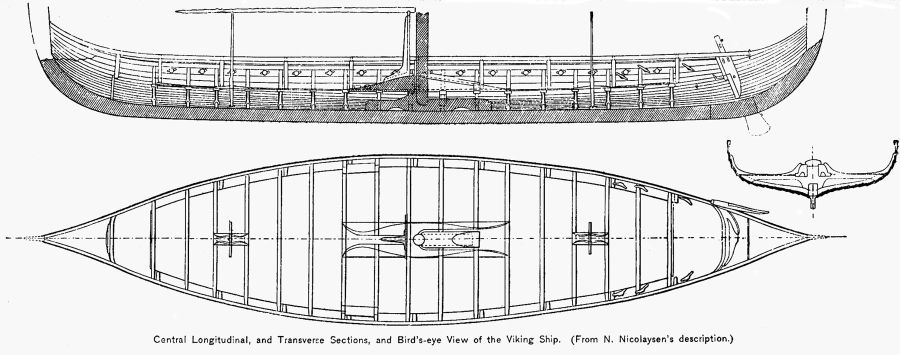
#> input picture .boat-ref/schematic.png, 1800 x 709 px, found by its file name (shown at 1/2 size)
$ python extract.py
#> lines starting #> are read from the running program, lines starting #| are printed output that depends on the picture; after the words box and inside, x2 and y2 are one past the last pixel; in counts of white or black regions, pixels touching at a corner belong together
"""Tier-2 algorithmic trace of Gokstad orthographic drawings -> normalized curves.

Sources:
  schematic.png        : longitudinal section (side view, top) + bird's-eye (plan, bottom)
  gokstad_section.jpg  : diagrammatic midship transverse section

Outputs:
  out/curves.json      : normalized sheer/keel/half-breadth/section-profile
  out/trace-debug.png  : traced curves overlaid on the source crops
"""
import json
import numpy as np
from PIL import Image, ImageDraw
from scipy import ndimage

BOAT = "/mnt/e/Development/Projects/Terrace/.boat-ref/"
OUT = BOAT + "out/"

# --- source geometry, measured from the images (see report) --------------------
SIDE_BAND = (0, 262)      # rows of schematic.png holding the longitudinal section
PLAN_BAND = (263, 662)    # rows holding the bird's-eye view
INK = 160                 # 8-bit threshold: below this is ink
MAX_SLOPE_PX = 8          # px of vertical travel allowed per column while walking
                          # an outline; the steepest real slope (bow sheer) is
                          # ~0.6 px/col, so this rejects masts/rudder without
                          # clipping any genuine part of the curve.
SHEER_LIFT_PX = 40        # how far above the hull body's own top edge we will
                          # look for the sheer strake. The strakes above the
                          # main hull body are drawn as their own hatched bands
                          # separated by hairline gaps, so they land in separate
                          # connected components; 40 px is ~18% of the drawing's
                          # hull depth (226 px) - enough to bridge those bands,
                          # far short of the mast tops and yard (~90 px above).
SPIKE_MEDIAN_PX = 41      # rolling-median width used to kill mast spikes, which
                          # are <=8 px wide in this drawing.
SHEER_CLOSE_PX = 91       # grey-closing width applied to the sheer curve. It
                          # deletes narrow upward excursions - the mast-partner
                          # block (~60 px) and the steering-oar bracket (~35 px)
                          # - while leaving the monotonic bow/stern rise intact,
                          # since closing is idempotent on a monotonic signal.


def biggest_component(mask):
    lab, n = ndimage.label(mask, np.ones((3, 3), int))
    sizes = ndimage.sum(mask, lab, range(1, n + 1))
    return lab == (int(np.argmax(sizes)) + 1)


def column_runs(mask, x):
    """Vertical dark runs in column x as (top, bottom) pairs."""
    ys = np.where(mask[:, x])[0]
    if len(ys) == 0:
        return []
    breaks = np.where(np.diff(ys) > 1)[0]
    starts = np.concatenate(([0], breaks + 1))
    ends = np.concatenate((breaks, [len(ys) - 1]))
    return [(int(ys[s]), int(ys[e])) for s, e in zip(starts, ends)]


def walk_edge(mask, x_lo, x_hi, x_seed, edge):
    """Follow one continuous outline edge ('top' or 'bot') across the columns.

    At each step we take, of all dark runs in the column, the boundary pixel
    closest to the previous column's value, preferring candidates within
    MAX_SLOPE_PX. This tracks a continuous curve and steps over detached
    clutter (mast, yard, rudder) that a naive per-column min/max would grab.
    """
    val = np.full(mask.shape[1], np.nan)

    def pick(x, prev):
        runs = column_runs(mask, x)
        if not runs:
            return None
        cands = [r[0] if edge == "top" else r[1] for r in runs]
        near = [c for c in cands if abs(c - prev) <= MAX_SLOPE_PX]
        pool = near if near else cands
        # among admissible candidates take the extreme one (highest/lowest),
        # so we hug the true outline rather than an interior stroke.
        return min(pool) if edge == "top" else max(pool)

    runs = column_runs(mask, x_seed)
    val[x_seed] = runs[0][0] if edge == "top" else runs[-1][1]
    for x in range(x_seed + 1, x_hi + 1):
        p = pick(x, val[x - 1])
        val[x] = val[x - 1] if p is None else p
    for x in range(x_seed - 1, x_lo - 1, -1):
        p = pick(x, val[x + 1])
        val[x] = val[x + 1] if p is None else p
    return val


def rolling_median(a, k):
    pad = np.pad(np.asarray(a, float), k // 2, mode="edge")
    return np.median(np.lib.stride_tricks.sliding_window_view(pad, k), axis=-1)


def smooth(a, k=9):
    ker = np.ones(k) / k
    return np.convolve(np.pad(a, k // 2, mode="edge"), ker, mode="valid")


# --- side view: sheer + keel ---------------------------------------------------
img = np.array(Image.open(BOAT + "schematic.png"))
#> img is the input picture: shape (709, 1800); min 0, max 255, mean 224
ink = img < INK
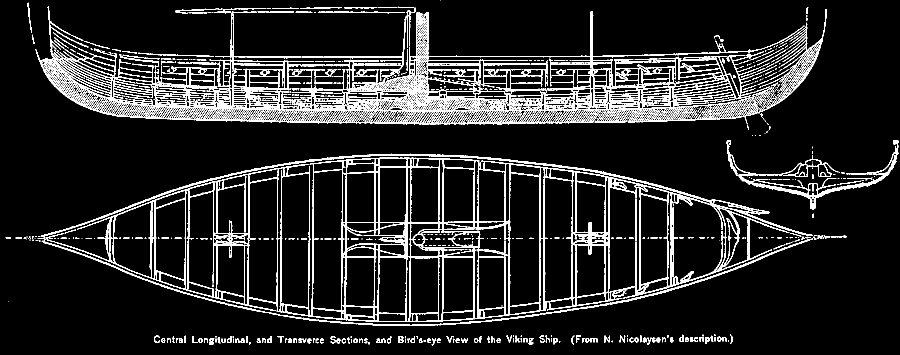
#> ink: shape (709, 1800) bool (shown at 1/2 size); 11.7% white in thin lines or dots

side_all = ink[SIDE_BAND[0]:SIDE_BAND[1]]
#> side_all: shape (262, 1800) bool; 17.5% white in thin lines or dots, all inside (x1, y1, x2, y2) = (55, 0, 1654, 261)
side = biggest_component(side_all)
#> in biggest_component, `lab, n = ndimage.label(mask, np.ones((3, 3), int))`:
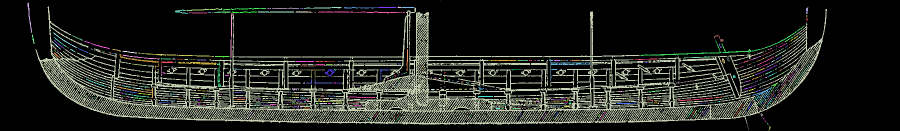
#> lab: shape (262, 1800) int32 (shown at 1/2 size); 470 distinct labels, from 0 to 469; one colour per label, 0 black
#> in biggest_component, `lab, n = ndimage.label(mask, np.ones((3, 3), int))`: n = 469
#> in biggest_component, `sizes = ndimage.sum(mask, lab, range(1, n + 1))`: sizes = 469 values, max 69511 at index 2, min 1 at index 0, mean 175.8
#> in biggest_component, `return lab == (int(np.argmax(sizes)) + 1)`:
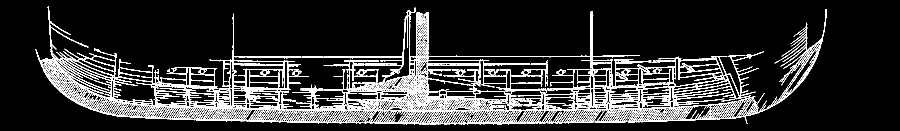
#> returned value: shape (262, 1800) bool (shown at 1/2 size); 14.7% white in thin lines or dots, all inside (x1, y1, x2, y2) = (71, 13, 1654, 249)
sx = np.where(side.any(0))[0]
#> sx = 1583 values from 71 to 1653
SX0, SX1 = int(sx.min()), int(sx.max())
#> SX0 = 71; SX1 = 1653
SEED = (SX0 + SX1) // 2
#> SEED = 862

# Keel: the hull body's lower boundary is one clean continuous stroke.
keel = walk_edge(side, SX0, SX1, SEED, "bot")
#> in column_runs, `ys = np.where(mask[:, x])[0]`: ys = 50 values from 112 to 248
#> in column_runs, `breaks = np.where(np.diff(ys) > 1)[0]`: breaks = [1, 3, 7, 11, 15, 17, 19, 21, 25, 28, 31, 34, 36, 39, 42, 44]
#> in column_runs, `starts = np.concatenate(([0], breaks + 1))`: starts = 17 values from 0 to 45
#> in column_runs, `ends = np.concatenate((breaks, [len(ys) - 1]))`: ends = 17 values from 1 to 49
#> in walk_edge, `runs = column_runs(mask, x_seed)`: runs = [(112, 113), (120, 121), (127, 130), (139, 142), (144, 147), (157, 158), (183, 184), (193, 194), (197, 200), (204, 206), (210, 212), (216, 218), (221, 222), (226, 228), (232, 234), (239, 240), (244, 248)]

# Sheer: two passes. The hull body component gives an approximate top edge
# (mast spikes removed by rolling median); then we lift to the topmost ink of
# ANY component within SHEER_LIFT_PX of it, which picks up the upper strakes
# that are drawn as separate hatched bands while still ignoring mast and yard.
top_body = np.array([c[0][0] if (c := column_runs(side, x)) else np.nan
                     for x in range(side.shape[1])], float)
valid = ~np.isnan(top_body)
approx = top_body.copy()
approx[valid] = rolling_median(top_body[valid], SPIKE_MEDIAN_PX)
#> in rolling_median, `pad = np.pad(np.asarray(a, float), k // 2, mode="edge")`: pad = 1623 values, max 215 at index 1483, min 13 at index 45, mean 108.2
sheer = np.full(side.shape[1], np.nan)
for x in range(SX0, SX1 + 1):
    lo = int(max(0, approx[x] - SHEER_LIFT_PX))
    hi = int(approx[x]) + 1
    ys = np.where(side_all[lo:hi, x])[0]
    sheer[x] = (lo + ys[0]) if len(ys) else approx[x]
#> this loop made 1583 passes
#> (lo, hi) on passes 5 to 7: (64, 105), (64, 105), (64, 105)
sheer[SX0:SX1 + 1] = ndimage.grey_closing(
    rolling_median(sheer[SX0:SX1 + 1], 31), size=SHEER_CLOSE_PX, mode="nearest")

# Stem and stern posts: where the raw top edge of the drawing stands clearly
# proud of the sheer, that ink is the post sweeping up above the gunwale. This
# is the same traced data, just the part the sheer filter deliberately rejected.
POST_MIN_RISE_PX = 6
post_raw = rolling_median(np.where(valid, top_body, np.nan)[SX0:SX1 + 1], 5)
post_rise = sheer[SX0:SX1 + 1] - post_raw
posts = []
for lo, hi in [(0, (SX1 - SX0) // 2), ((SX1 - SX0) // 2, SX1 - SX0 + 1)]:
    seg = post_rise[lo:hi]
    idx = np.where(seg > POST_MIN_RISE_PX)[0]
    # keep only the run that touches the end of the ship
    if len(idx) == 0:
        posts.append([])
        continue
    if lo == 0:
        run = idx[idx <= (np.split(idx, np.where(np.diff(idx) > 1)[0] + 1)[0][-1])]
    else:
        run = np.split(idx, np.where(np.diff(idx) > 1)[0] + 1)[-1]
    posts.append([[float((lo + i) / (SX1 - SX0)), float(post_raw[lo + i])] for i in run])
#> this loop made 2 passes
#> (lo, hi) on passes 1 to 2: (0, 791), (791, 1583)

# --- plan view: half-breadth ---------------------------------------------------
plan = biggest_component(ink[PLAN_BAND[0]:PLAN_BAND[1]])
#> in biggest_component (call 2), `lab, n = ndimage.label(mask, np.ones((3, 3), int))`:
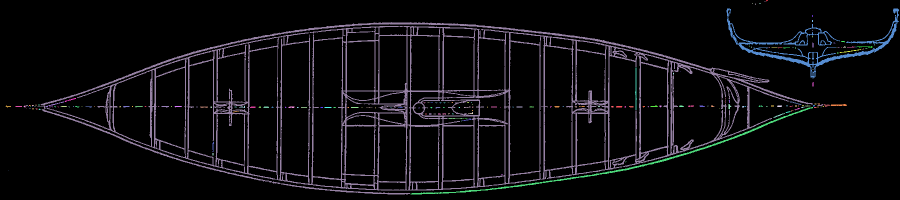
#> lab: shape (399, 1800) int32 (shown at 1/2 size); 200 distinct labels, from 0 to 199; one colour per label, 0 black
#> in biggest_component (call 2), `lab, n = ndimage.label(mask, np.ones((3, 3), int))`: mask: shape (399, 1800) bool; 8.7% white; 199 white regions (151 under 20 px), largest, box (x1, y1, x2, y2) and area: (75, 44, 1626, 389) 52578, (1453, 17, 1798, 157) 4871, (821, 214, 1626, 389) 2592
#> in biggest_component (call 2), `return lab == (int(np.argmax(sizes)) + 1)`: returned value: shape (399, 1800) bool; 7.3% white; 1 white region, box (x1, y1, x2, y2) and area: (75, 44, 1626, 389) 52578
px = np.where(plan.any(0))[0]
PX0, PX1 = int(px.min()), int(px.max())
PSEED = (PX0 + PX1) // 2
p_top = walk_edge(plan, PX0, PX1, PSEED, "top")
p_bot = walk_edge(plan, PX0, PX1, PSEED, "bot")
half = (p_bot - p_top) / 2.0
half[PX0:PX1 + 1] = rolling_median(half[PX0:PX1 + 1], 31)

# --- midship section: normalized U profile -------------------------------------
sec = np.array(Image.open(BOAT + "gokstad_section.jpg").convert("L"))
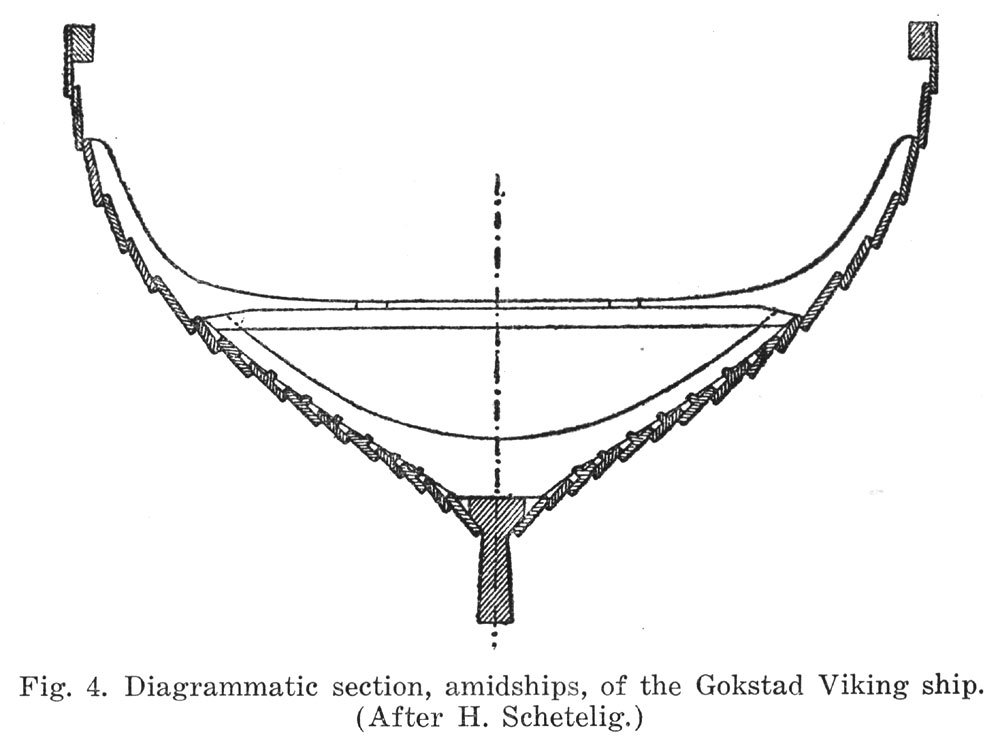
#> input picture .boat-ref/gokstad_section.jpg, 1000 x 741 px, found by its file name
sec = sec[:650]                      # drop the caption
#> sec: shape (650, 1000)
sink = sec < 140
#> sink: shape (650, 1000) bool; 4.6% white; 24 white regions (9 under 20 px), largest, box (x1, y1, x2, y2) and area: (62, 21, 939, 627) 28951, (494, 350, 500, 384) 137, (494, 247, 501, 269) 124
sec_comp = biggest_component(sink)
#> in biggest_component (call 3), `lab, n = ndimage.label(mask, np.ones((3, 3), int))`:
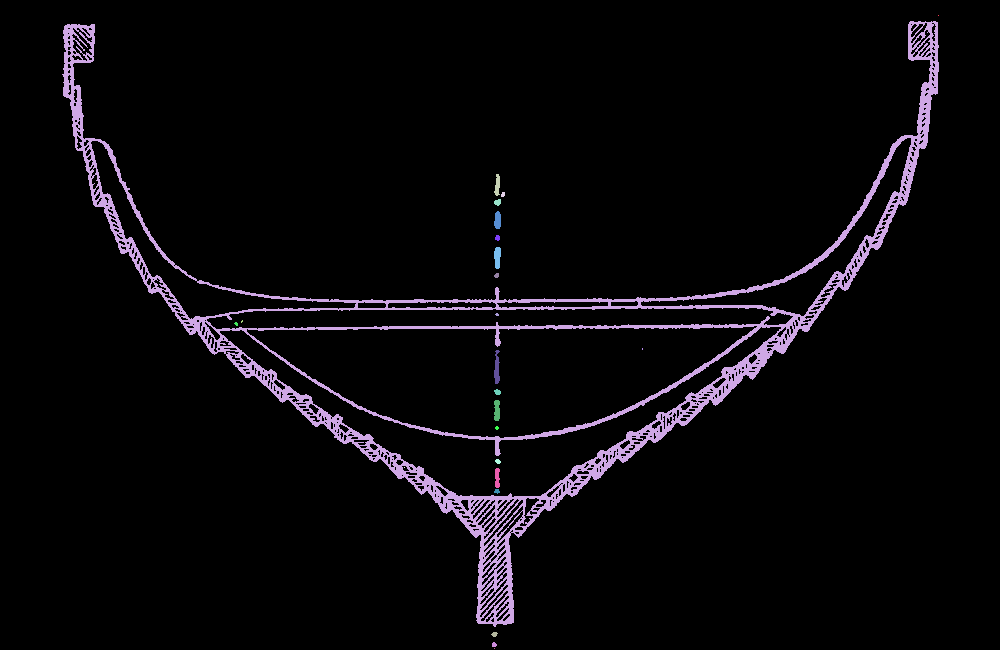
#> lab: shape (650, 1000) int32; 25 distinct labels, from 0 to 24; one colour per label, 0 black
#> in biggest_component (call 3), `return lab == (int(np.argmax(sizes)) + 1)`: returned value: shape (650, 1000) bool; 4.5% white; 1 white region, box (x1, y1, x2, y2) and area: (62, 21, 939, 627) 28951
sy, sxx = np.where(sec_comp)
CX = (sxx.min() + sxx.max()) / 2.0   # symmetry axis of the section
SY0, SY1 = int(sy.min()), int(sy.max())

half_w, prof_y = [], []
for y in range(SY0, SY1 + 1):
    row = np.where(sec_comp[y])[0]
    right = row[row > CX]
    if len(right):
        half_w.append(right.max() - CX)
        prof_y.append(y)
half_w = np.array(half_w, float)
prof_y = np.array(prof_y, float)
# the keel timber below the hull is much narrower than the hull; the profile we
# want runs from where the planking meets the keel up to the gunwale.
KEEL_BOT = prof_y[-1]
sec_hw = half_w / half_w.max()
sec_v = 1.0 - (prof_y - SY0) / (KEEL_BOT - SY0)   # 0 at keel, 1 at gunwale

# --- normalize the plan/side curves to [0,1] -----------------------------------
def norm_len(vals, x0, x1, n=400):
    """Resample the valid span [x0,x1] of a per-column curve to n samples."""
    seg = smooth(np.asarray(vals[x0:x1 + 1], float))
    return np.interp(np.linspace(0, len(seg) - 1, n), np.arange(len(seg)), seg)

n_sheer = norm_len(sheer, SX0, SX1)
n_keel = norm_len(keel, SX0, SX1)
n_half = norm_len(half, PX0, PX1)

side_len = SX1 - SX0
plan_len = PX1 - PX0
depth_px = float(np.max(n_keel - n_sheer))
beam_px = float(np.max(n_half) * 2)

curves = {
    "n": 400,
    "side_px": {"x0": SX0, "x1": SX1, "len": side_len},
    "plan_px": {"x0": PX0, "x1": PX1, "len": plan_len},
    # unit length = ship length; sheer/keel are depths below the sheer maximum,
    # expressed as a fraction of ship length so the two views stay commensurate.
    "sheer": ((n_sheer - n_sheer.min()) / side_len).tolist(),
    "keel": ((n_keel - n_sheer.min()) / side_len).tolist(),
    "half": (n_half / plan_len).tolist(),
    "posts": [
        [[t, (y - n_sheer.min()) / side_len] for t, y in posts[0]],
        [[t, (y - n_sheer.min()) / side_len] for t, y in posts[1]],
    ],
    "section_v": sec_v.tolist(),
    "section_hw": sec_hw.tolist(),
    "measured": {
        "L_over_B_plan": plan_len / beam_px,
        "L_over_D_side": side_len / depth_px,
        "depth_px": depth_px,
        "beam_px": beam_px,
    },
}
json.dump(curves, open(OUT + "curves.json", "w"))

# --- debug overlay -------------------------------------------------------------
dbg = Image.open(BOAT + "schematic.png").convert("RGB")
d = ImageDraw.Draw(dbg)
d.line([(x, sheer[x]) for x in range(SX0, SX1 + 1)], fill=(255, 0, 0), width=3)
d.line([(x, keel[x]) for x in range(SX0, SX1 + 1)], fill=(0, 128, 255), width=3)
d.line([(x, p_top[x] + PLAN_BAND[0]) for x in range(PX0, PX1 + 1)], fill=(0, 190, 0), width=3)
d.line([(x, p_bot[x] + PLAN_BAND[0]) for x in range(PX0, PX1 + 1)], fill=(0, 190, 0), width=3)

secimg = Image.open(BOAT + "gokstad_section.jpg").convert("RGB")
#> secimg is the input picture: PIL image 1000x741 RGB; min 2, max 255, mean 244.4
d2 = ImageDraw.Draw(secimg)
pts = [(CX + hw * half_w.max(), y) for hw, y in zip(sec_hw, prof_y)]
d2.line(pts, fill=(255, 0, 255), width=3)
d2.line([(CX - hw * half_w.max(), y) for hw, y in zip(sec_hw, prof_y)], fill=(255, 0, 255), width=3)

W = max(dbg.width, secimg.width)
canvas = Image.new("RGB", (W, dbg.height + secimg.height), (255, 255, 255))
#> canvas: PIL image 1800x1450 RGB; every value is 255
canvas.paste(dbg, (0, 0))
canvas.paste(secimg, (0, dbg.height))
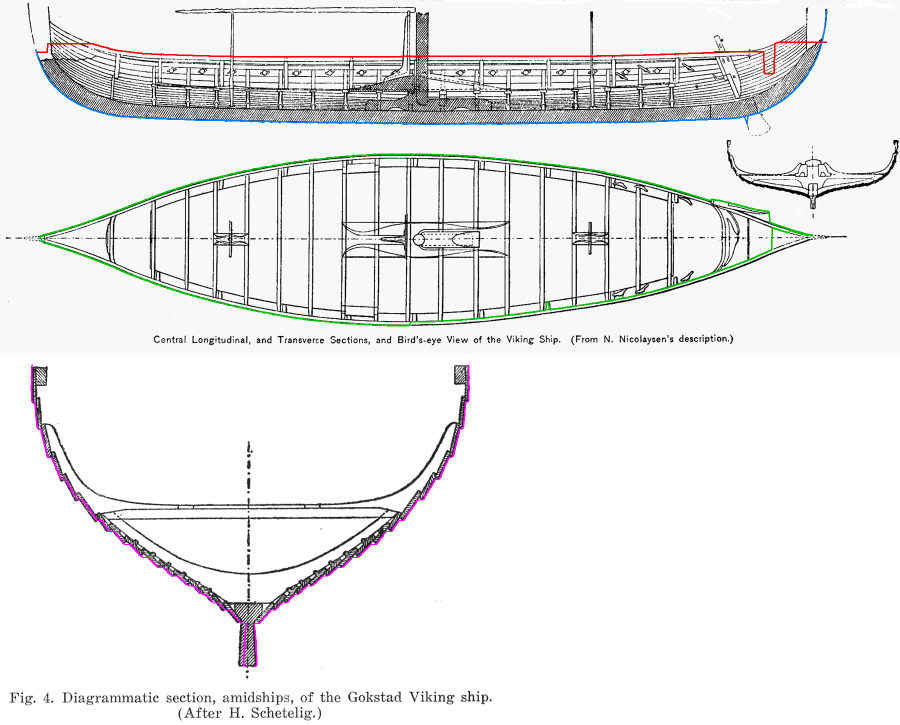
#> canvas: PIL image 1800x1450 RGB (shown at 1/2 size); mean R, G, B 236.6, 236.6, 236.6
canvas.save(OUT + "trace-debug.png")

print("side x", SX0, SX1, "plan x", PX0, PX1)
#| side x 71 1653 plan x 75 1625
print("L/B(plan)", round(curves["measured"]["L_over_B_plan"], 3),
      "L/D(side)", round(curves["measured"]["L_over_D_side"], 3))
#| L/B(plan) 4.519 L/D(side) 11.632
print("section rows", len(sec_v), "CX", CX, "SY", SY0, SY1)
#| section rows 604 CX 500.0 SY 21 626
